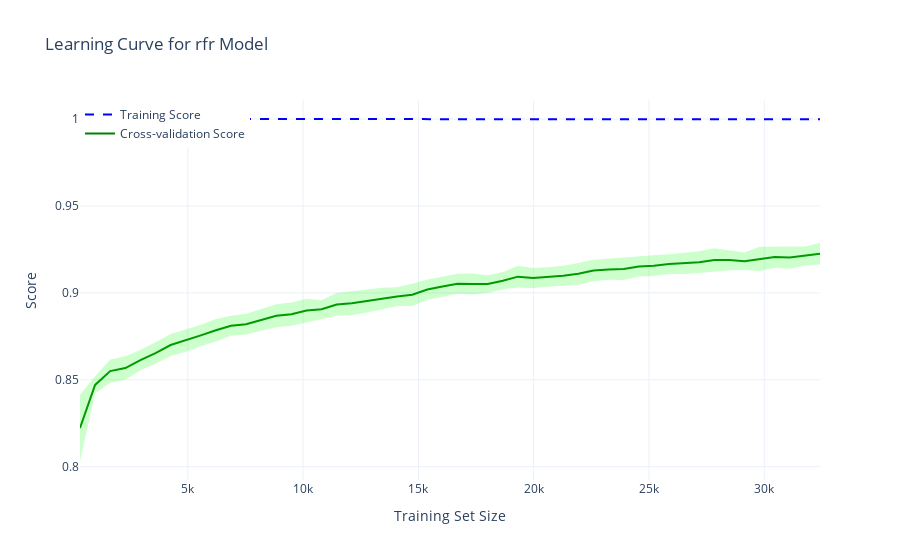

Notebook code cell kept with this figure:
### Code cell
plot_learning_curve(sizes, mean_training, std_training, mean_testing, std_testing, best_estimator)
